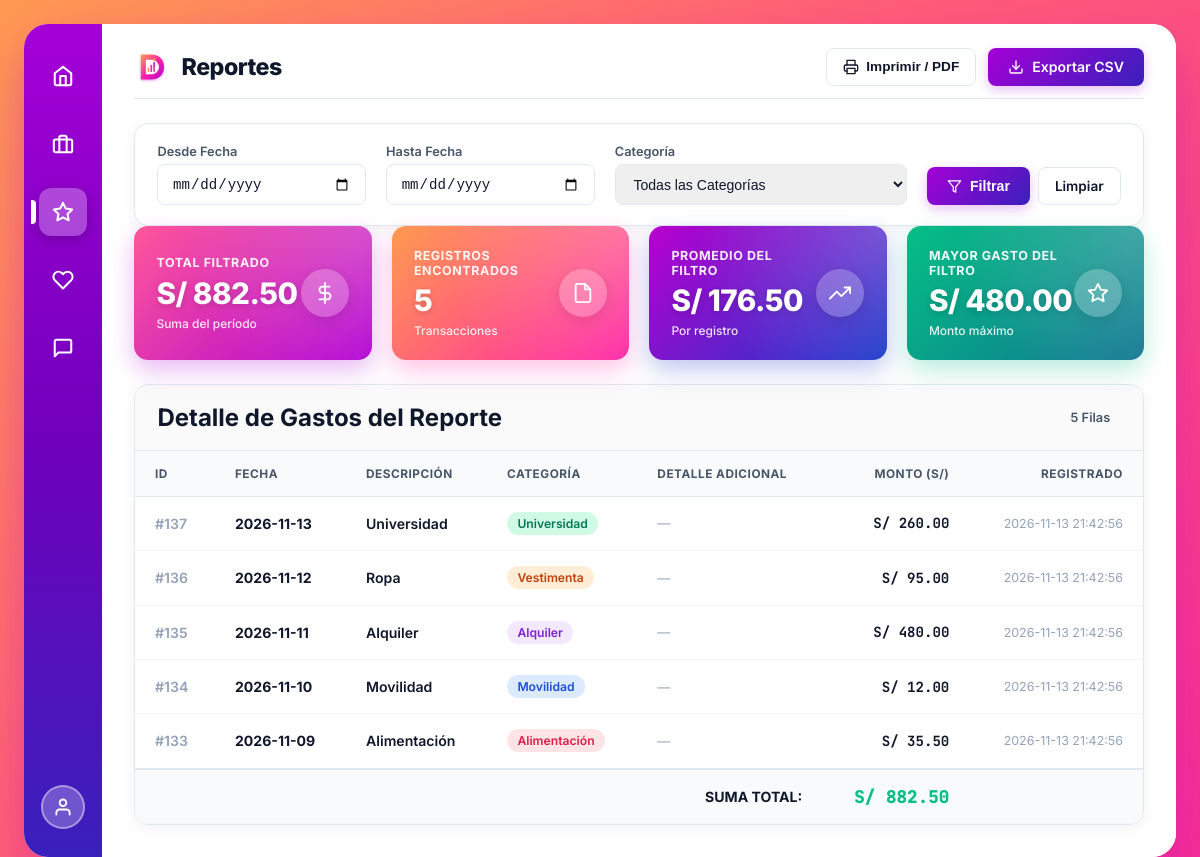
The app's page /reportes (signed in), older data.
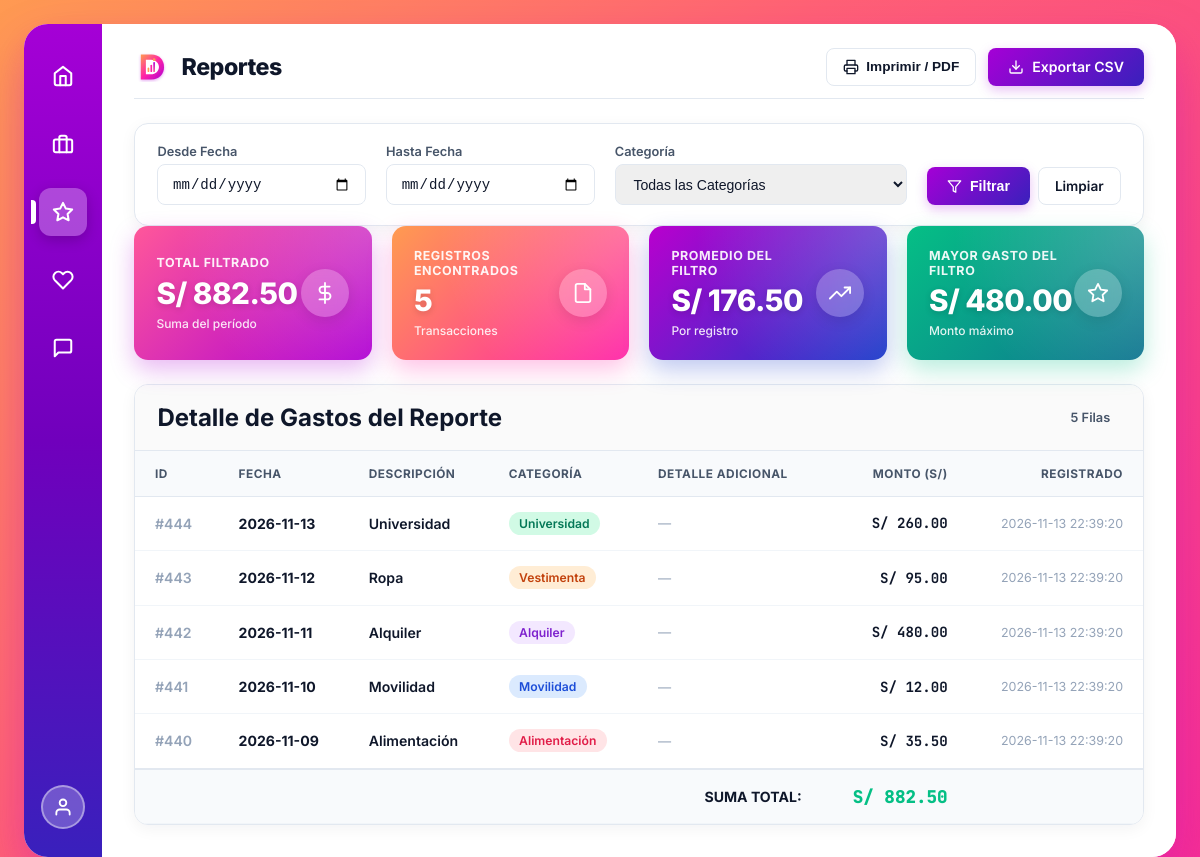
The same page, newer data.
### tables this page shows
CREATE TABLE gastos (
            id INTEGER PRIMARY KEY AUTOINCREMENT,
            fecha TEXT NOT NULL,
            descripcion TEXT NOT NULL,
            monto REAL NOT NULL,
            categoria TEXT DEFAULT 'General',
            created_at TIMESTAMP DEFAULT CURRENT_TIMESTAMP
        , detalle_otro TEXT);

### app.py (the view)
@app.route('/reportes')
@login_required
def reportes():
    fecha_inicio = request.args.get('fecha_inicio', '').strip()
    fecha_fin = request.args.get('fecha_fin', '').strip()
    categoria = request.args.get('categoria', '').strip()
    query = 'SELECT id, fecha, descripcion, categoria, detalle_otro, monto, created_at FROM gastos WHERE 1=1'
    params = []
    if fecha_inicio:
        query += ' AND fecha >= ?'
        params.append(fecha_inicio)
    if fecha_fin:
        query += ' AND fecha <= ?'
        params.append(fecha_fin)
    if categoria and categoria in CATEGORIAS_VALIDAS:
        query += ' AND categoria = ?'
        params.append(categoria)
    query += ' ORDER BY fecha DESC, id DESC'
    conn = get_db_connection()
    gastos = conn.execute(query, params).fetchall()
    conn.close()
    total_filtrado = sum(row['monto'] for row in gastos)
    cantidad_filtrada = len(gastos)
    promedio_filtrado = total_filtrado / cantidad_filtrada if cantidad_filtrada > 0 else 0
    maximo_filtrado = max((row['monto'] for row in gastos), default=0)
    return render_template(
        'reportes.html',
        gastos=gastos,
        categorias_disponibles=CATEGORIAS_VALIDAS,
        fecha_inicio=fecha_inicio,
        fecha_fin=fecha_fin,
        categoria_sel=categoria,
        total_filtrado=total_filtrado,
        cantidad_filtrada=cantidad_filtrada,
        promedio_filtrado=promedio_filtrado,
        maximo_filtrado=maximo_filtrado
    )

### app.py (called while the page is built)
@app.before_request
def csrf_protect():
    if app.config.get("TESTING") and not app.config.get("WTF_CSRF_ENABLED", True):
        return
    if request.method in ("POST", "PUT", "DELETE"):
        token = request.form.get("csrf_token") or request.headers.get("X-CSRFToken")
        expected = session.get("_csrf_token")
        if not expected or token != expected:
            abort(403)

def login_required(f):
    @wraps(f)
    def decorated_function(*args, **kwargs):
        if request.args.get("demo") == "1":
            session["user"] = "admin"
        if not session.get("user"):
            flash("Por favor inicia sesión para acceder al sistema.", "warning")
            return redirect(url_for("login"))
        return f(*args, **kwargs)
    return decorated_function

### database.py (called while the page is built)
def get_db_connection():
    conn = sqlite3.connect(DB_NAME)
    conn.row_factory = sqlite3.Row
    return conn

### templates/reportes.html (shortened to what the changed rows need)
{% extends "base.html" %}
{% block page_title %}Reportes{% endblock %}
{% block content %}
<section class="kpis-grid">
  <div class="kpi-card kpi-orange">
    <div class="kpi-info">
      <span class="kpi-title">Mayor Gasto del Filtro</span>
      <span class="kpi-value">S/ {{ "%.2f"|format(maximo_filtrado) }}</span>
      <span class="kpi-note">Monto máximo</span>
    </div>
  </div>
</section>
<div class="table-card">
  <div class="table-toolbar">
    <h2 class="card-title" style="margin: 0;">Detalle de Gastos del Reporte</h2>
  </div>
  <div class="table-responsive">
    <table class="custom-table">
      <thead>
        <tr>
          <th>ID</th>
          <th>Fecha</th>
          <th>Descripción</th>
          <th>Categoría</th>
          <th>Detalle Adicional</th>
          <th style="text-align: right;">Monto (S/)</th>
          <th style="text-align: right;">Registrado</th>
        </tr>
      </thead>
      <tbody>
        {% for g in gastos %}
        <tr>
          <td style="color: var(--text-muted); font-weight: 600;">#{{ g['id'] }}</td>
          <td><strong>{{ g['fecha'] }}</strong></td>
          <td style="font-weight: 600; color: var(--text-main);">{{ g['descripcion'] }}</td>
          <td>
            <span class="badge-cat badge-{{ g['categoria']|replace(' ', '') }}">
              {{ g['categoria'] }}
            </span>
          </td>
          <td style="color: var(--text-secondary); font-size: 0.82rem;">
            {% if g['categoria'] == 'Otros' and g['detalle_otro'] %}
              <em>{{ g['detalle_otro'] }}</em>
            {% else %}
              <span style="color: var(--text-muted);">&mdash;</span>
            {% endif %}
          </td>
          <td style="text-align: right;" class="monto-soles">
            S/ {{ "%.2f"|format(g['monto']) }}
          </td>
          <td style="text-align: right; font-size: 0.78rem; color: var(--text-muted);">
            {{ g['created_at'] }}
          </td>
        </tr>
        {% else %}
        <tr>
          <td colspan="7" style="text-align: center; padding: 3rem; color: var(--text-muted);">
            No se encontraron gastos que coincidan con los criterios seleccionados.
          </td>
        </tr>
        {% endfor %}
      </tbody>
    </table>
  </div>
</div>
{% endblock %}

Row changes from the older to the newer data that the page shows:
removed gastos: monto "480.00", id "135", fecha "2026-11-11", descripcion "Alquiler", categoria "Alquiler", created_at "2026-11-13 21:42:56"
removed gastos: id "137", fecha "2026-11-13", descripcion "Universidad", categoria "Universidad", monto "260.00", created_at "2026-11-13 21:42:56"
removed gastos: id "136", fecha "2026-11-12", descripcion "Ropa", categoria "Vestimenta", monto "95.00", created_at "2026-11-13 21:42:56"
removed gastos: id "134", fecha "2026-11-10", descripcion "Movilidad", categoria "Movilidad", monto "12.00", created_at "2026-11-13 21:42:56"
removed gastos: id "133", fecha "2026-11-09", descripcion "Alimentación", categoria "Alimentación", monto "35.50", created_at "2026-11-13 21:42:56"
added gastos: monto "480.00", id "442", fecha "2026-11-11", descripcion "Alquiler", categoria "Alquiler", created_at "2026-11-13 22:39:20"
added gastos: id "444", fecha "2026-11-13", descripcion "Universidad", categoria "Universidad", monto "260.00", created_at "2026-11-13 22:39:20"
added gastos: id "443", fecha "2026-11-12", descripcion "Ropa", categoria "Vestimenta", monto "95.00", created_at "2026-11-13 22:39:20"
added gastos: id "441", fecha "2026-11-10", descripcion "Movilidad", categoria "Movilidad", monto "12.00", created_at "2026-11-13 22:39:20"
added gastos: id "440", fecha "2026-11-09", descripcion "Alimentación", categoria "Alimentación", monto "35.50", created_at "2026-11-13 22:39:20"
